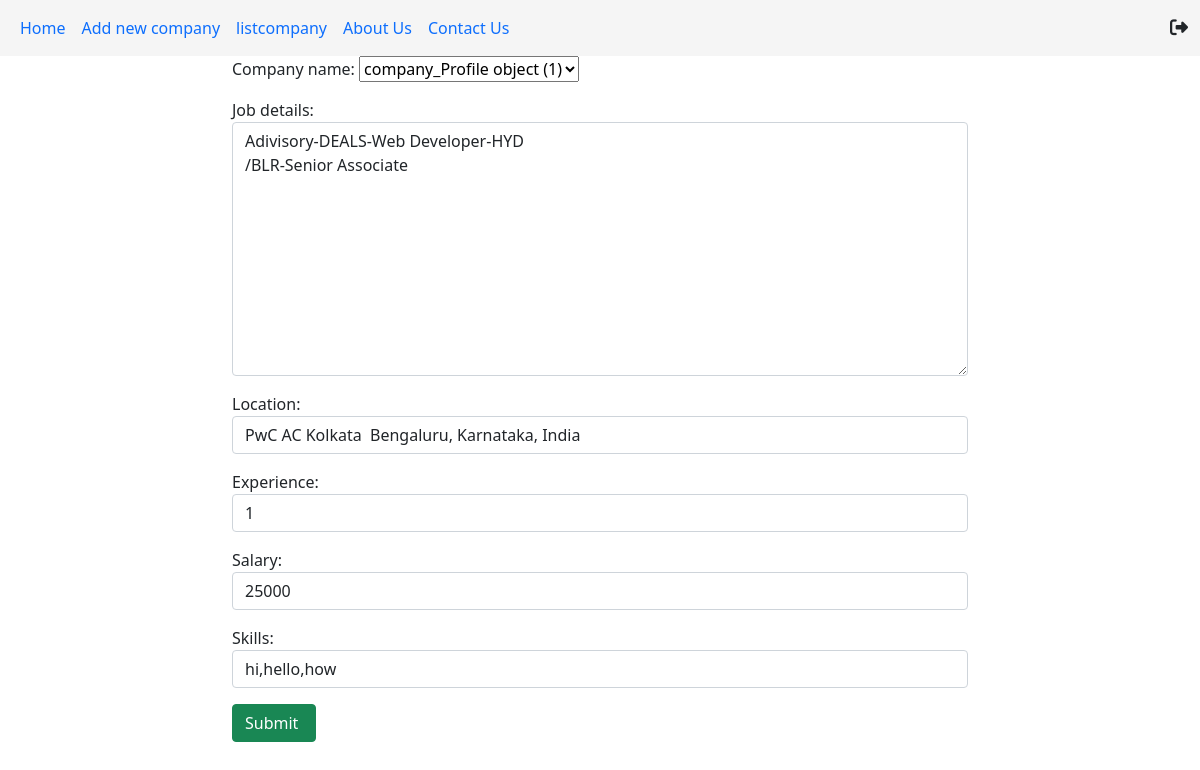
The page /edit/3 on the database its author committed.
### candidate/models.py (models this page shows)
class jobs(models.Model):
    Company_name = models.ForeignKey(company_Profile, on_delete=models.CASCADE, null=True)
    Job_details = models.CharField(max_length=200)
    Location = models.CharField(max_length=200)
    Experience = models.PositiveIntegerField(default=1)
    Salary = models.PositiveIntegerField(default=15000)
    Skills = models.CharField(max_length=200, null=True)

### employer/views.py (the view)
# urls.py: path("edit/<int:id>", views.Editjobs.as_view(), name="editjobs"),
class Editjobs(UpdateView):
    model = jobs
    form_class = addjobform
    context_object_name = "editjobs"
    pk_url_kwarg = 'id'
    template_name = "editjobs.html"
    success_url = reverse_lazy("listjobs")

### employer/forms.py
class addjobform(forms.ModelForm):
    class Meta:
        model=jobs
        fields="__all__"
        widgets = {
            "Job_details": forms.Textarea(attrs={"class": "form-control"}),
            "Location": forms.TextInput(attrs={"class": "form-control"}),
            "Experience": forms.NumberInput(attrs={"class": "form-control"}),
            "Salary": forms.TextInput(attrs={"class": "form-control"}),
            "Skills": forms.TextInput(attrs={"class": "form-control"}),
        }

### employer/templates/editjobs.html (shortened to what this page needs)
{%extends 'base.html'%}
{%block body_block%}
<div class="row">
    <div class="col-2"></div>
    <div class="col-8">
        <form action="" method="post"  enctype="multipart/form-data">
            {{form.as_p}}
            <input type ="submit" value="Submit "class="btn btn-success">
        </form>
    </div>
    <div class="col-2"></div>
</div>
{%endblock%}

### rows shown on the page
jobs: Company_name "company_Profile object (1)", Job_details "Adivisory-DEALS-Web Developer-HYD /BLR-Senior Associate", Location "PwC AC Kolkata Bengaluru, Karnataka, India", Experience "1", Salary "25000", Skills "hi,hello,how"
